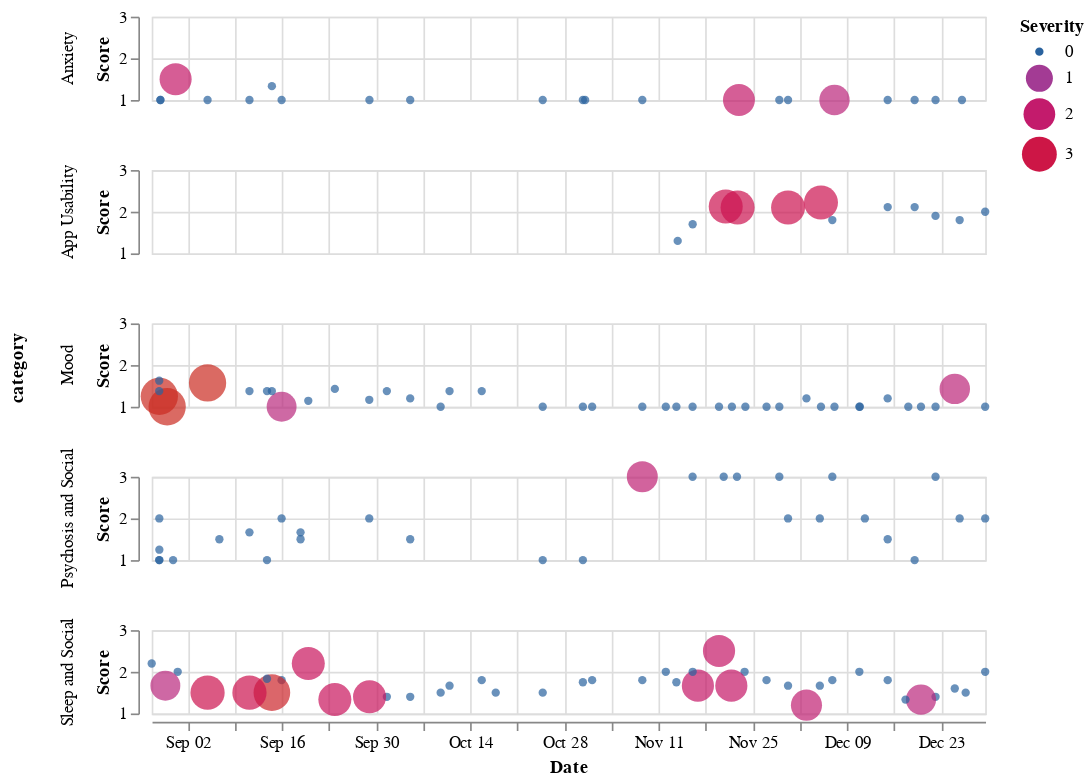

Notebook code for this chart:
### Markdown cell above
## Visualizing the anomalies using Altair
We'll use the Altair interactive plotting library to break question categories out into their own sub-charts. We'll also bring extra attention to anomalous survey score data points by increasing their size and changing their color.

### Code cell
alt.Chart(df).mark_point(filled=True).properties(width=500, height=50).encode(
    
    # The timestamp column was already converted by Cortex into a human-readable Date.
    x=alt.X('timestamp', title="Date"),
    
    # We know the score is clamped between [1 <= score <= 3] for this patient.
    y=alt.Y('score', title="Score", scale=alt.Scale(domain=[1, 3])),
    
    # Color anomalies non-linearly by severity (redder is worse).
    color=alt.Color('anomaly', title='Severity', scale=alt.Scale(type='sqrt', range=['#29629E', '#CA2C21'])),
    
    # Resize anomalies non-linearly by severity (larger is worse).
    size=alt.Size('anomaly', title='Severity', scale=alt.Scale(type='sqrt', range=[25, 500]))
).facet(
    
    # By 'faceting' the plot by the category column, we can split each survey category out into its own subplot.
    row='category'
)

### Figure 1 — Vega-Lite specification as saved in the notebook (floating-point values rounded to 4 significant figures; data arrays with more than 128 entries replaced by an {"elided": "..."} marker saying what was removed)
{"config": {"view": {"continuousWidth": 400, "continuousHeight": 300}}, "data": {"name": "data-b524c745ba55d1149bd037f355adbfc3"}, "facet": {"row": {"type": "nominal", "field": "category"}}, "spec": {"mark": {"type": "point", "filled": true}, "encoding": {"color": {"type": "quantitative", "field": "anomaly", "scale": {"range": ["#29629E", "#CA2C21"], "type": "sqrt"}, "title": "Severity"}, "size": {"type": "quantitative", "field": "anomaly", "scale": {"range": [25, 500], "type": "sqrt"}, "title": "Severity"}, "x": {"type": "temporal", "field": "timestamp", "title": "Date"}, "y": {"type": "quantitative", "field": "score", "scale": {"domain": [1, 3]}, "title": "Score"}}, "height": 50, "width": 500}, "$schema": "https://vega.github.io/schema/vega-lite/v4.8.1.json", "datasets": {"data-b524c745ba55d1149bd037f355adbfc3": {"elided": "147 records"}}}
